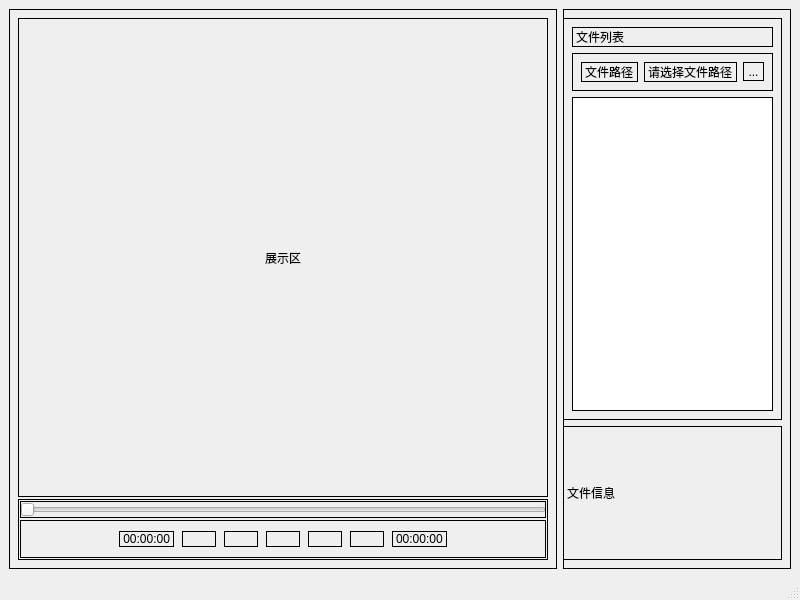
<?xml version="1.0" encoding="UTF-8"?>
<ui version="4.0">
 <class>MainWindow</class>
 <widget class="QMainWindow" name="MainWindow">
  <property name="enabled">
   <bool>true</bool>
  </property>
  <property name="geometry">
   <rect>
    <x>0</x>
    <y>0</y>
    <width>800</width>
    <height>600</height>
   </rect>
  </property>
  <property name="sizePolicy">
   <sizepolicy hsizetype="Preferred" vsizetype="Preferred">
    <horstretch>0</horstretch>
    <verstretch>0</verstretch>
   </sizepolicy>
  </property>
  <property name="windowTitle">
   <string>VideoPlayer</string>
  </property>
  <property name="windowIcon">
   <iconset resource="resources.qrc">
    <normaloff>:/icons/icons/winIcon.svg</normaloff>:/icons/icons/winIcon.svg</iconset>
  </property>
  <widget class="QWidget" name="centralwidget">
   <layout class="QGridLayout" name="gridLayout" columnstretch="2,0">
    <item row="0" column="1">
     <layout class="QVBoxLayout" name="verticalLayout">
      <item>
       <widget class="QWidget" name="widget" native="true">
        <property name="styleSheet">
         <string notr="true">border: 1px solid black;
</string>
        </property>
        <layout class="QVBoxLayout" name="verticalLayout_2" stretch="3,1">
         <property name="leftMargin">
          <number>0</number>
         </property>
         <item>
          <widget class="QWidget" name="widget_3" native="true">
           <layout class="QVBoxLayout" name="verticalLayout_3">
            <item>
             <widget class="QLabel" name="label_3">
              <property name="text">
               <string>文件列表</string>
              </property>
             </widget>
            </item>
            <item>
             <widget class="QWidget" name="widget_4" native="true">
              <layout class="QHBoxLayout" name="horizontalLayout_2" stretch="1,4,0">
               <item>
                <widget class="QLabel" name="label_5">
                 <property name="text">
                  <string>文件路径</string>
                 </property>
                </widget>
               </item>
               <item>
                <widget class="QLabel" name="label_4">
                 <property name="text">
                  <string>请选择文件路径</string>
                 </property>
                </widget>
               </item>
               <item>
                <widget class="QToolButton" name="toolButton">
                 <property name="text">
                  <string>...</string>
                 </property>
                </widget>
               </item>
              </layout>
             </widget>
            </item>
            <item>
             <widget class="QTableWidget" name="tableWidget">
              <property name="sizePolicy">
               <sizepolicy hsizetype="MinimumExpanding" vsizetype="MinimumExpanding">
                <horstretch>0</horstretch>
                <verstretch>0</verstretch>
               </sizepolicy>
              </property>
              <property name="autoFillBackground">
               <bool>false</bool>
              </property>
              <property name="sizeAdjustPolicy">
               <enum>QAbstractScrollArea::AdjustToContents</enum>
              </property>
              <property name="editTriggers">
               <set>QAbstractItemView::NoEditTriggers</set>
              </property>
              <property name="selectionMode">
               <enum>QAbstractItemView::SingleSelection</enum>
              </property>
              <property name="selectionBehavior">
               <enum>QAbstractItemView::SelectRows</enum>
              </property>
              <property name="showGrid">
               <bool>false</bool>
              </property>
              <attribute name="horizontalHeaderVisible">
               <bool>true</bool>
              </attribute>
              <attribute name="horizontalHeaderCascadingSectionResizes">
               <bool>false</bool>
              </attribute>
              <attribute name="horizontalHeaderStretchLastSection">
               <bool>true</bool>
              </attribute>
              <attribute name="verticalHeaderVisible">
               <bool>false</bool>
              </attribute>
             </widget>
            </item>
           </layout>
          </widget>
         </item>
         <item>
          <widget class="QLabel" name="label_2">
           <property name="text">
            <string>文件信息</string>
           </property>
           <property name="alignment">
            <set>Qt::AlignLeading|Qt::AlignLeft|Qt::AlignVCenter</set>
           </property>
          </widget>
         </item>
        </layout>
       </widget>
      </item>
     </layout>
    </item>
    <item row="0" column="0">
     <widget class="QWidget" name="widget_5" native="true">
      <property name="sizePolicy">
       <sizepolicy hsizetype="Preferred" vsizetype="Preferred">
        <horstretch>0</horstretch>
        <verstretch>0</verstretch>
       </sizepolicy>
      </property>
      <property name="styleSheet">
       <string notr="true">border: 1px solid black;
</string>
      </property>
      <layout class="QVBoxLayout" name="verticalLayout_4" stretch="4,0">
       <property name="spacing">
        <number>2</number>
       </property>
       <item>
        <widget class="QLabel" name="label">
         <property name="text">
          <string>展示区</string>
         </property>
         <property name="alignment">
          <set>Qt::AlignCenter</set>
         </property>
        </widget>
       </item>
       <item>
        <widget class="QWidget" name="widget_6" native="true">
         <layout class="QVBoxLayout" name="verticalLayout_5">
          <property name="spacing">
           <number>2</number>
          </property>
          <property name="leftMargin">
           <number>2</number>
          </property>
          <property name="topMargin">
           <number>2</number>
          </property>
          <property name="rightMargin">
           <number>2</number>
          </property>
          <property name="bottomMargin">
           <number>2</number>
          </property>
          <item>
           <widget class="QSlider" name="slider">
            <property name="cursor">
             <cursorShape>PointingHandCursor</cursorShape>
            </property>
            <property name="value">
             <number>0</number>
            </property>
            <property name="orientation">
             <enum>Qt::Horizontal</enum>
            </property>
            <property name="tickPosition">
             <enum>QSlider::NoTicks</enum>
            </property>
           </widget>
          </item>
          <item>
           <widget class="QWidget" name="widget_2" native="true">
            <layout class="QHBoxLayout" name="horizontalLayout">
             <property name="spacing">
              <number>8</number>
             </property>
             <item>
              <spacer name="horizontalSpacer">
               <property name="orientation">
                <enum>Qt::Horizontal</enum>
               </property>
               <property name="sizeHint" stdset="0">
                <size>
                 <width>40</width>
                 <height>20</height>
                </size>
               </property>
              </spacer>
             </item>
             <item>
              <widget class="QLabel" name="label_6">
               <property name="sizePolicy">
                <sizepolicy hsizetype="Fixed" vsizetype="Fixed">
                 <horstretch>0</horstretch>
                 <verstretch>0</verstretch>
                </sizepolicy>
               </property>
               <property name="text">
                <string>00:00:00</string>
               </property>
               <property name="alignment">
                <set>Qt::AlignRight|Qt::AlignTrailing|Qt::AlignVCenter</set>
               </property>
              </widget>
             </item>
             <item>
              <widget class="QPushButton" name="pushButton">
               <property name="sizePolicy">
                <sizepolicy hsizetype="Fixed" vsizetype="Fixed">
                 <horstretch>0</horstretch>
                 <verstretch>0</verstretch>
                </sizepolicy>
               </property>
               <property name="baseSize">
                <size>
                 <width>0</width>
                 <height>0</height>
                </size>
               </property>
               <property name="text">
                <string/>
               </property>
               <property name="icon">
                <iconset resource="resources.qrc">
                 <normaloff>:/icons/icons/last.svg</normaloff>:/icons/icons/last.svg</iconset>
               </property>
               <property name="iconSize">
                <size>
                 <width>20</width>
                 <height>20</height>
                </size>
               </property>
               <property name="checkable">
                <bool>true</bool>
               </property>
              </widget>
             </item>
             <item>
              <widget class="QPushButton" name="pushButton_2">
               <property name="sizePolicy">
                <sizepolicy hsizetype="Fixed" vsizetype="Fixed">
                 <horstretch>0</horstretch>
                 <verstretch>0</verstretch>
                </sizepolicy>
               </property>
               <property name="styleSheet">
                <string notr="true"/>
               </property>
               <property name="text">
                <string/>
               </property>
               <property name="icon">
                <iconset resource="resources.qrc">
                 <normaloff>:/icons/icons/play.svg</normaloff>
                 <normalon>:/icons/icons/pause.svg</normalon>:/icons/icons/play.svg</iconset>
               </property>
               <property name="iconSize">
                <size>
                 <width>20</width>
                 <height>20</height>
                </size>
               </property>
               <property name="checkable">
                <bool>true</bool>
               </property>
              </widget>
             </item>
             <item>
              <widget class="QPushButton" name="pushButton_3">
               <property name="sizePolicy">
                <sizepolicy hsizetype="Fixed" vsizetype="Fixed">
                 <horstretch>0</horstretch>
                 <verstretch>0</verstretch>
                </sizepolicy>
               </property>
               <property name="text">
                <string/>
               </property>
               <property name="icon">
                <iconset resource="resources.qrc">
                 <normaloff>:/icons/icons/next.svg</normaloff>:/icons/icons/next.svg</iconset>
               </property>
               <property name="iconSize">
                <size>
                 <width>20</width>
                 <height>20</height>
                </size>
               </property>
               <property name="checkable">
                <bool>true</bool>
               </property>
              </widget>
             </item>
             <item>
              <widget class="QPushButton" name="pushButton_5">
               <property name="sizePolicy">
                <sizepolicy hsizetype="Fixed" vsizetype="Fixed">
                 <horstretch>0</horstretch>
                 <verstretch>0</verstretch>
                </sizepolicy>
               </property>
               <property name="text">
                <string/>
               </property>
               <property name="icon">
                <iconset resource="resources.qrc">
                 <normaloff>:/icons/icons/fullscreen.svg</normaloff>:/icons/icons/fullscreen.svg</iconset>
               </property>
               <property name="iconSize">
                <size>
                 <width>20</width>
                 <height>20</height>
                </size>
               </property>
               <property name="checkable">
                <bool>true</bool>
               </property>
              </widget>
             </item>
             <item>
              <widget class="QPushButton" name="pushButton_4">
               <property name="sizePolicy">
                <sizepolicy hsizetype="Fixed" vsizetype="Fixed">
                 <horstretch>0</horstretch>
                 <verstretch>0</verstretch>
                </sizepolicy>
               </property>
               <property name="text">
                <string/>
               </property>
               <property name="icon">
                <iconset resource="resources.qrc">
                 <normaloff>:/icons/icons/settings.svg</normaloff>:/icons/icons/settings.svg</iconset>
               </property>
               <property name="iconSize">
                <size>
                 <width>20</width>
                 <height>20</height>
                </size>
               </property>
               <property name="checkable">
                <bool>true</bool>
               </property>
              </widget>
             </item>
             <item>
              <widget class="QLabel" name="label_7">
               <property name="sizePolicy">
                <sizepolicy hsizetype="Fixed" vsizetype="Fixed">
                 <horstretch>0</horstretch>
                 <verstretch>0</verstretch>
                </sizepolicy>
               </property>
               <property name="text">
                <string>00:00:00</string>
               </property>
              </widget>
             </item>
             <item>
              <spacer name="horizontalSpacer_2">
               <property name="orientation">
                <enum>Qt::Horizontal</enum>
               </property>
               <property name="sizeHint" stdset="0">
                <size>
                 <width>40</width>
                 <height>20</height>
                </size>
               </property>
              </spacer>
             </item>
            </layout>
           </widget>
          </item>
         </layout>
        </widget>
       </item>
      </layout>
     </widget>
    </item>
   </layout>
  </widget>
  <widget class="QMenuBar" name="menubar">
   <property name="geometry">
    <rect>
     <x>0</x>
     <y>0</y>
     <width>800</width>
     <height>17</height>
    </rect>
   </property>
  </widget>
  <widget class="QStatusBar" name="statusbar"/>
 </widget>
 <resources>
  <include location="resources.qrc"/>
 </resources>
 <connections/>
</ui>
